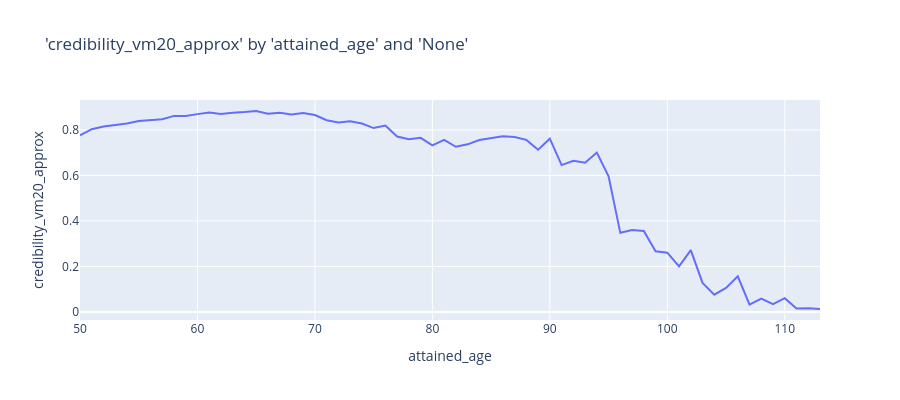

Source (notebook cell):
### Markdown cell above
## VM20 Buhlmann

### Code cell
charters.chart(
    df=credibility.vm20_buhlmann_approx(
        df=grouped_df,
        a_col="exp_amt_vbt15",
        b_col="cen2momp1wmi_byamt",
        c_col="cen2momp2wmi_byamt",
        groupby_cols=["attained_age"],
    ),
    x_axis="attained_age",
    y_axis="credibility_vm20_approx",
    type="line",
)

### Figure 1 — Plotly figure (JSON) as saved in the notebook; plotly's stock layout.template omitted (floating-point values rounded to 4 significant figures)
{"data": [{"hovertemplate": "attained_age=%{x}<br>credibility_vm20_approx=%{y}<extra></extra>", "legendgroup": "", "line": {"color": "#636efa", "dash": "solid"}, "marker": {"symbol": "circle"}, "mode": "lines", "name": "", "orientation": "v", "showlegend": false, "type": "scatter", "x": [50, 51, 52, 53, 54, 55, 56, 57, 58, 59, 60, 61, 62, 63, 64, 65, 66, 67, 68, 69, 70, 71, 72, 73, 74, 75, 76, 77, 78, 79, 80, 81, 82, 83, 84, 85, 86, 87, 88, 89, 90, 91, 92, 93, 94, 95, 96, 97, 98, 99, 100, 101, 102, 103, 104, 105, 106, 107, 108, 109, 110, 111, 112, 113], "xaxis": "x", "y": [0.7766, 0.8034, 0.8156, 0.8215, 0.8281, 0.8389, 0.8447, 0.8473, 0.8618, 0.8608, 0.8695, 0.877, 0.8698, 0.8759, 0.8787, 0.8833, 0.8717, 0.8754, 0.8677, 0.8741, 0.8654, 0.843, 0.833, 0.8383, 0.8283, 0.8083, 0.8192, 0.771, 0.7588, 0.7652, 0.7325, 0.7564, 0.7261, 0.7367, 0.7559, 0.7652, 0.7726, 0.7692, 0.7563, 0.7129, 0.7616, 0.6455, 0.6642, 0.6556, 0.7004, 0.5964, 0.3476, 0.36, 0.3562, 0.2663, 0.2602, 0.2005, 0.2714, 0.1278, 0.07558, 0.1052, 0.1565, 0.03219, 0.05854, 0.03366, 0.06045, 0.01508, 0.01555, 0.01276], "yaxis": "y"}], "layout": {"height": 400, "legend": {"tracegroupgap": 0}, "title": {"text": "'credibility_vm20_approx' by 'attained_age' and 'None'"}, "xaxis": {"anchor": "y", "domain": [0, 1], "title": {"text": "attained_age"}}, "yaxis": {"anchor": "x", "domain": [0, 1], "title": {"text": "credibility_vm20_approx"}, "type": "-"}}}
